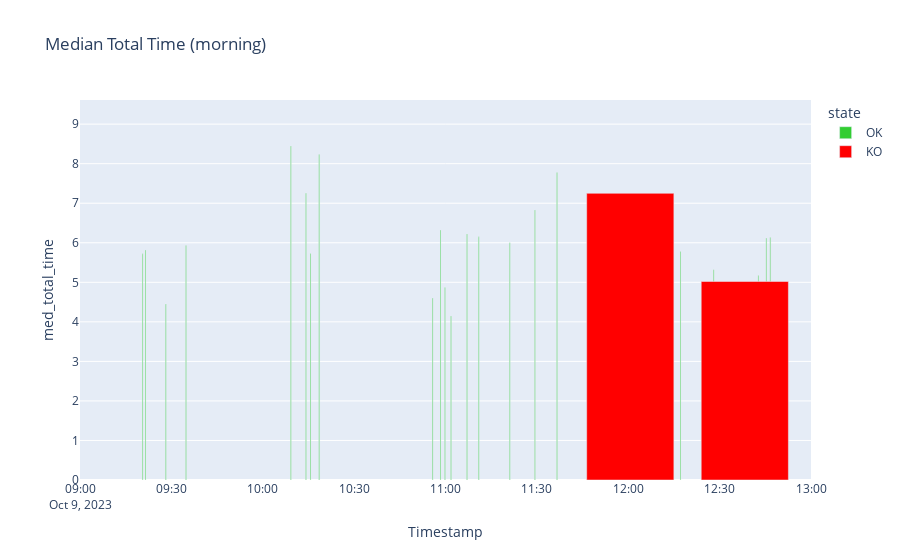
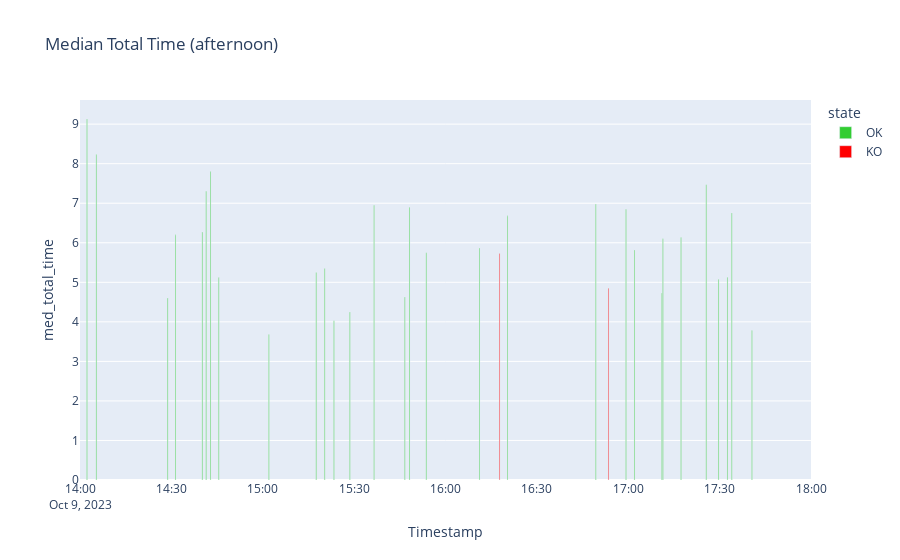

The notebook cell these images were saved under, in order:
### Code cell
def median_time_fun(df):
    # Group by 'model' and calculate the median for each group in df_med
    df_med = pd.DataFrame(columns = ['date','model','time_bet_1_2', 'time_bet_2_3', 'time_bet_3_4','med_total_time'])

    df['ts'] = pd.to_datetime(df['ts'])
    date = df['ts'].dt.date

    df['med_total_time'] = df[['time_bet_1_2', 'time_bet_2_3', 'time_bet_3_4']].sum(axis=1)
    df_plot = df

    df = df.drop(['ts', 'gabarit','state'], axis=1) #doesn't matter
  
    median_total_time = df.groupby('model').median()
    df_med = median_total_time.reset_index()
    df_med['date'] = date
        
    #display(df_med)

    return df_plot,df_med #, median_total_time_s


def plot_ok_ko(df):
        #display(melted_df)
    color_discrete_map = {"OK": 'limegreen',
                          "KO": 'red'}
    #display(df)
    df.loc[:,'med_total_time'] = round(df['med_total_time']/60,2)
    fig = px.bar(df, x="ts", y="med_total_time", 
                labels={"ts": "Timestamp", "time": "Time (minutes)"},
                #
                color = 'state',
                #base = 'ts',
                color_discrete_map = color_discrete_map,
                base = 'state',
                #width=10, # customize width here
                #argap = 0.5,
                title="Median Total Time (morning)",)
    target_date = pd.to_datetime(f"2023-{month}-{day}")

    fig.update_xaxes(range=[target_date + pd.to_timedelta("09:00:00"), target_date + pd.to_timedelta("13:00:00")])
  # Set your desired date range
    fig.show()

    fig2 = px.bar(df, x="ts", y="med_total_time", 
                labels={"ts": "Timestamp", "time": "Time (minutes)"},
                color = 'state',
                color_discrete_map = color_discrete_map,
                #width=10, # customize width here
                #argap = 0.5,
                title="Median Total Time (afternoon)",)
    target_date = pd.to_datetime(f"2023-{month}-{day}")

    fig2.update_xaxes(range=[target_date + pd.to_timedelta("14:00:00"), target_date + pd.to_timedelta("18:00:00")])
  # Set your desired date range
    fig2.show()


#median_time,median_total_time = 
df_sum_time, df_med = median_time_fun(df_bet_all)
df_sum_time_filt = remove_outlier_quart(df_sum_time, 'med_total_time')
plot_ok_ko(df_sum_time_filt)

### Figure 1 — Plotly figure (JSON) as saved in the notebook; plotly's stock layout.template omitted (floating-point values rounded to 4 significant figures)
{"data": [{"alignmentgroup": "True", "base": ["OK", "OK", "OK", "OK", "OK", "OK", "OK", "OK", "OK", "OK", "OK", "OK", "OK", "OK", "OK", "OK", "OK", "OK", "OK", "OK", "OK", "OK", "OK", "OK", "OK", "OK", "OK", "OK", "OK", "OK", "OK", "OK", "OK", "OK", "OK", "OK", "OK", "OK", "OK", "OK", "OK", "OK", "OK", "OK", "OK", "OK", "OK", "OK", "OK", "OK", "OK", "OK", "OK", "OK", "OK", "OK", "OK", "OK", "OK"], "hovertemplate": "state=%{base}<br>Timestamp=%{x}<br>med_total_time=%{y}<extra></extra>", "legendgroup": "OK", "marker": {"color": "limegreen", "pattern": {"shape": ""}}, "name": "OK", "offsetgroup": "OK", "orientation": "v", "showlegend": true, "textposition": "auto", "type": "bar", "x": ["2023-10-09T09:20:34", "2023-10-09T09:21:29", "2023-10-09T09:28:10", "2023-10-09T09:34:48", "2023-10-09T10:09:13", "2023-10-09T10:14:11", "2023-10-09T10:15:42", "2023-10-09T10:18:32", "2023-10-09T10:55:47", "2023-10-09T10:58:22", "2023-10-09T10:59:49", "2023-10-09T11:01:49", "2023-10-09T11:07:04", "2023-10-09T11:10:55", "2023-10-09T11:21:06", "2023-10-09T11:29:21", "2023-10-09T11:36:37", "2023-10-09T11:51:48", "2023-10-09T11:54:43", "2023-10-09T11:55:58", "2023-10-09T11:57:54", "2023-10-09T12:12:43", "2023-10-09T12:17:10", "2023-10-09T12:28:03", "2023-10-09T12:30:48", "2023-10-09T12:42:43", "2023-10-09T12:45:20", "2023-10-09T12:46:38", "2023-10-09T12:48:38", "2023-10-09T14:02:18", "2023-10-09T14:05:22", "2023-10-09T14:28:47", "2023-10-09T14:31:20", "2023-10-09T14:40:10", "2023-10-09T14:41:26", "2023-10-09T14:42:52", "2023-10-09T14:45:33", "2023-10-09T15:02:00", "2023-10-09T15:17:34", "2023-10-09T15:20:20", "2023-10-09T15:23:22", "2023-10-09T15:28:35", "2023-10-09T15:36:34", "2023-10-09T15:46:38", "2023-10-09T15:48:12", "2023-10-09T15:53:42", "2023-10-09T16:11:10", "2023-10-09T16:20:21", "2023-10-09T16:49:20", "2023-10-09T16:59:16", "2023-10-09T17:02:02", "2023-10-09T17:11:02", "2023-10-09T17:11:22", "2023-10-09T17:17:20", "2023-10-09T17:25:37", "2023-10-09T17:29:40", "2023-10-09T17:32:33", "2023-10-09T17:33:59", "2023-10-09T17:40:36"], "xaxis": "x", "y": [5.72, 5.82, 4.45, 5.93, 8.45, 7.25, 5.73, 8.23, 4.6, 6.32, 4.87, 4.15, 6.22, 6.15, 6, 6.83, 7.78, 6.13, 5.75, 6.08, 6.2, 6.03, 5.78, 5.32, 4.28, 5.17, 6.12, 6.13, 4.13, 9.13, 8.23, 4.6, 6.2, 6.27, 7.3, 7.8, 5.12, 3.68, 5.25, 5.35, 4.03, 4.25, 6.95, 4.63, 6.9, 5.75, 5.87, 6.68, 6.98, 6.85, 5.82, 4.73, 6.1, 6.13, 7.47, 5.08, 5.13, 6.75, 3.78], "yaxis": "y"}, {"alignmentgroup": "True", "base": ["KO", "KO", "KO", "KO"], "hovertemplate": "state=%{base}<br>Timestamp=%{x}<br>med_total_time=%{y}<extra></extra>", "legendgroup": "KO", "marker": {"color": "red", "pattern": {"shape": ""}}, "name": "KO", "offsetgroup": "KO", "orientation": "v", "showlegend": true, "textposition": "auto", "type": "bar", "x": ["2023-10-09T12:00:40", "2023-10-09T12:38:16", "2023-10-09T16:17:46", "2023-10-09T16:53:32"], "xaxis": "x", "y": [7.25, 5.02, 5.73, 4.85], "yaxis": "y"}], "layout": {"barmode": "relative", "legend": {"title": {"text": "state"}, "tracegroupgap": 0}, "title": {"text": "Median Total Time (morning)"}, "xaxis": {"anchor": "y", "domain": [0, 1], "range": ["2023-10-09T09:00:00", "2023-10-09T13:00:00"], "title": {"text": "Timestamp"}}, "yaxis": {"anchor": "x", "domain": [0, 1], "title": {"text": "med_total_time"}}}}

### Figure 2 — Plotly figure (JSON) as saved in the notebook; plotly's stock layout.template omitted (floating-point values rounded to 4 significant figures)
{"data": [{"alignmentgroup": "True", "hovertemplate": "state=OK<br>Timestamp=%{x}<br>med_total_time=%{y}<extra></extra>", "legendgroup": "OK", "marker": {"color": "limegreen", "pattern": {"shape": ""}}, "name": "OK", "offsetgroup": "OK", "orientation": "v", "showlegend": true, "textposition": "auto", "type": "bar", "x": ["2023-10-09T09:20:34", "2023-10-09T09:21:29", "2023-10-09T09:28:10", "2023-10-09T09:34:48", "2023-10-09T10:09:13", "2023-10-09T10:14:11", "2023-10-09T10:15:42", "2023-10-09T10:18:32", "2023-10-09T10:55:47", "2023-10-09T10:58:22", "2023-10-09T10:59:49", "2023-10-09T11:01:49", "2023-10-09T11:07:04", "2023-10-09T11:10:55", "2023-10-09T11:21:06", "2023-10-09T11:29:21", "2023-10-09T11:36:37", "2023-10-09T11:51:48", "2023-10-09T11:54:43", "2023-10-09T11:55:58", "2023-10-09T11:57:54", "2023-10-09T12:12:43", "2023-10-09T12:17:10", "2023-10-09T12:28:03", "2023-10-09T12:30:48", "2023-10-09T12:42:43", "2023-10-09T12:45:20", "2023-10-09T12:46:38", "2023-10-09T12:48:38", "2023-10-09T14:02:18", "2023-10-09T14:05:22", "2023-10-09T14:28:47", "2023-10-09T14:31:20", "2023-10-09T14:40:10", "2023-10-09T14:41:26", "2023-10-09T14:42:52", "2023-10-09T14:45:33", "2023-10-09T15:02:00", "2023-10-09T15:17:34", "2023-10-09T15:20:20", "2023-10-09T15:23:22", "2023-10-09T15:28:35", "2023-10-09T15:36:34", "2023-10-09T15:46:38", "2023-10-09T15:48:12", "2023-10-09T15:53:42", "2023-10-09T16:11:10", "2023-10-09T16:20:21", "2023-10-09T16:49:20", "2023-10-09T16:59:16", "2023-10-09T17:02:02", "2023-10-09T17:11:02", "2023-10-09T17:11:22", "2023-10-09T17:17:20", "2023-10-09T17:25:37", "2023-10-09T17:29:40", "2023-10-09T17:32:33", "2023-10-09T17:33:59", "2023-10-09T17:40:36"], "xaxis": "x", "y": [5.72, 5.82, 4.45, 5.93, 8.45, 7.25, 5.73, 8.23, 4.6, 6.32, 4.87, 4.15, 6.22, 6.15, 6, 6.83, 7.78, 6.13, 5.75, 6.08, 6.2, 6.03, 5.78, 5.32, 4.28, 5.17, 6.12, 6.13, 4.13, 9.13, 8.23, 4.6, 6.2, 6.27, 7.3, 7.8, 5.12, 3.68, 5.25, 5.35, 4.03, 4.25, 6.95, 4.63, 6.9, 5.75, 5.87, 6.68, 6.98, 6.85, 5.82, 4.73, 6.1, 6.13, 7.47, 5.08, 5.13, 6.75, 3.78], "yaxis": "y"}, {"alignmentgroup": "True", "hovertemplate": "state=KO<br>Timestamp=%{x}<br>med_total_time=%{y}<extra></extra>", "legendgroup": "KO", "marker": {"color": "red", "pattern": {"shape": ""}}, "name": "KO", "offsetgroup": "KO", "orientation": "v", "showlegend": true, "textposition": "auto", "type": "bar", "x": ["2023-10-09T12:00:40", "2023-10-09T12:38:16", "2023-10-09T16:17:46", "2023-10-09T16:53:32"], "xaxis": "x", "y": [7.25, 5.02, 5.73, 4.85], "yaxis": "y"}], "layout": {"barmode": "relative", "legend": {"title": {"text": "state"}, "tracegroupgap": 0}, "title": {"text": "Median Total Time (afternoon)"}, "xaxis": {"anchor": "y", "domain": [0, 1], "range": ["2023-10-09T14:00:00", "2023-10-09T18:00:00"], "title": {"text": "Timestamp"}}, "yaxis": {"anchor": "x", "domain": [0, 1], "title": {"text": "med_total_time"}}}}
